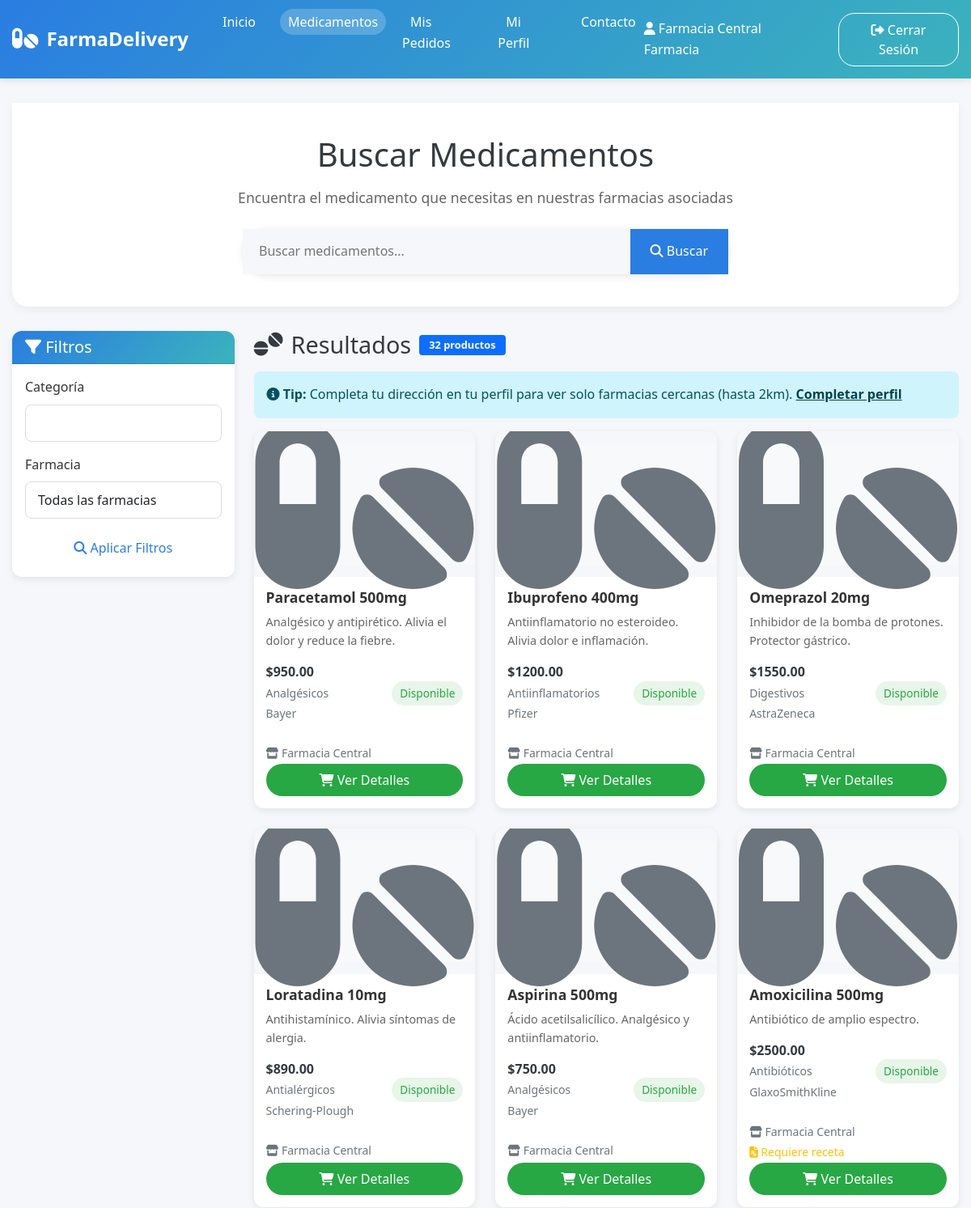
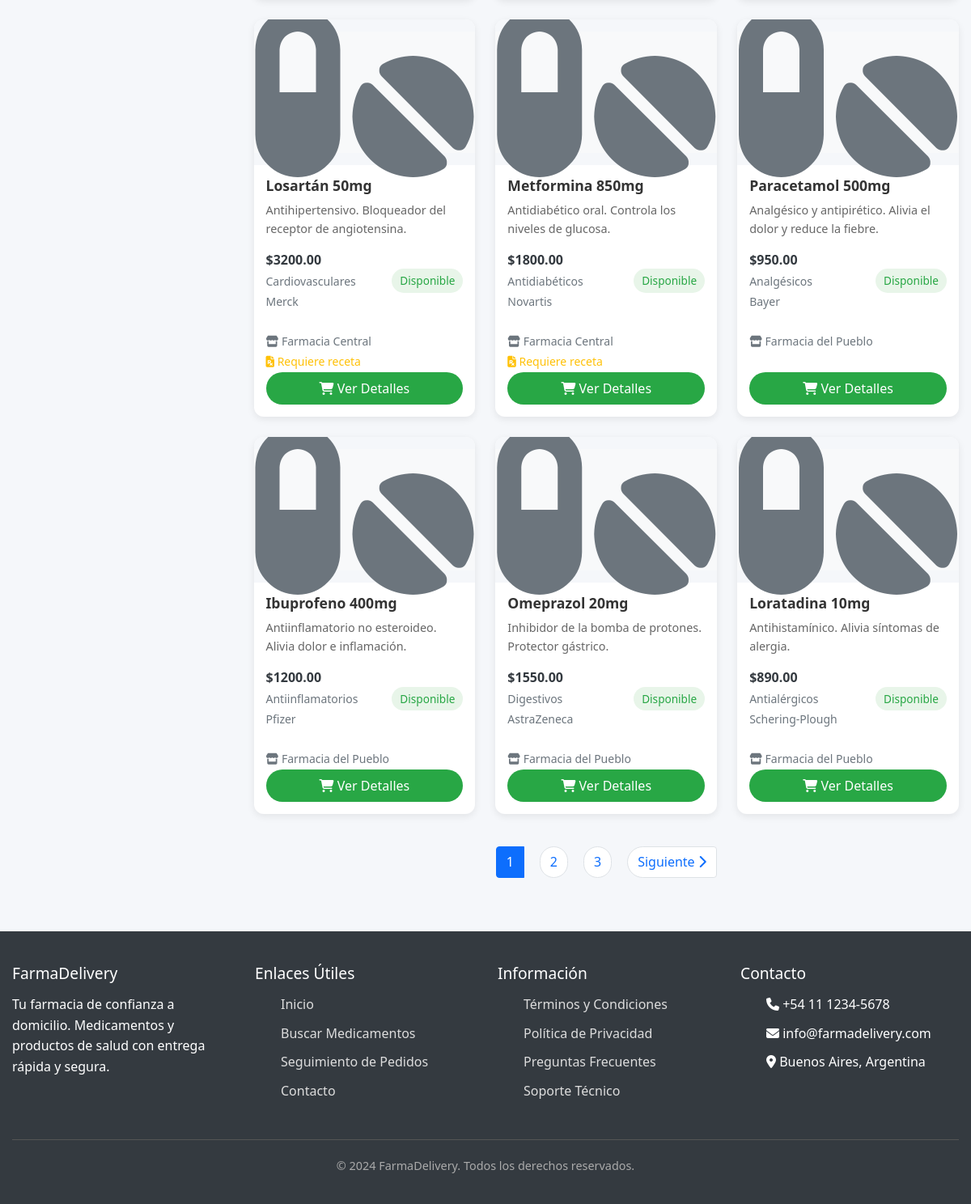
The app's page /buscar/ (signed in) with its own data (2 pictures, top to bottom).
### core/models.py (models this page shows, shortened)
class Producto(models.Model):
    nombre = models.CharField(max_length=200)
    descripcion = models.TextField(blank=True)
    imagen = models.ImageField(upload_to='productos/', null=True, blank=True, verbose_name="Imagen del Producto")
    precio_base = models.DecimalField(max_digits=10, decimal_places=2)
    codigo_barras = models.CharField(max_length=50, unique=True, blank=True)
    categoria = models.CharField(max_length=100, blank=True)
    laboratorio = models.CharField(max_length=100, blank=True)
    requiere_receta = models.BooleanField(default=False)
    stock_disponible = models.PositiveIntegerField(default=0)
    farmacia = models.ForeignKey(Farmacia, on_delete=models.CASCADE, related_name='productos')
    activo = models.BooleanField(default=True)
    fecha_creacion = models.DateTimeField(auto_now_add=True)
    class Meta:
        verbose_name = 'Producto'
        verbose_name_plural = 'Productos'

class Farmacia(models.Model):
    user = models.OneToOneField(User, on_delete=models.CASCADE, related_name='farmacia')
    nombre = models.CharField(max_length=100)
    direccion = models.ForeignKey(Direccion, on_delete=models.CASCADE)
    matricula = models.CharField(max_length=20, unique=True)
    cuit = models.CharField(
        max_length=13,
        unique=True,
        validators=[
            MinLengthValidator(11),
            RegexValidator(r'^\d+$', 'El CUIT debe contener solo números')
        ]
    )
    obras_sociales_aceptadas = models.ManyToManyField(ObraSocial, blank=True, related_name='farmacias')
    telefono = models.CharField(max_length=20)
    email_contacto = models.EmailField()
    horario_apertura = models.TimeField()
    horario_cierre = models.TimeField()
    activa = models.BooleanField(default=True)
    rol = models.CharField(max_length=20, choices=Rol.choices, default=Rol.FARMACIA)
    class Meta:
        verbose_name = 'Farmacia'
        verbose_name_plural = 'Farmacias'

### core/views.py (the view)
# urls.py: path('buscar/', views.buscar_productos, name='buscar_productos'),
@login_required
def buscar_productos(request):
    form = BusquedaProductoForm(request.GET)
    productos = Producto.objects.filter(activo=True)
    try:
        cliente = Cliente.objects.get(user=request.user)
        direccion_cliente = cliente.direccion
    except Cliente.DoesNotExist:
        direccion_cliente = None
    if form.is_valid():
        busqueda = form.cleaned_data.get('busqueda')
        categoria = form.cleaned_data.get('categoria')
        farmacia = form.cleaned_data.get('farmacia')
        if busqueda:
            productos = productos.filter(nombre__icontains=busqueda)
        if categoria:
            productos = productos.filter(categoria__icontains=categoria)
        if farmacia:
            productos = productos.filter(farmacia=farmacia)
    productos_cercanos = []
    if direccion_cliente and direccion_cliente.latitud and direccion_cliente.longitud:
        farmacias_cercanas = Farmacia.farmacias_cercanas(direccion_cliente, radio_km=2)
        farmacias_ids = [f['farmacia'].id for f in farmacias_cercanas]
        productos = productos.filter(farmacia_id__in=farmacias_ids)
        for producto in productos:
            distancia = producto.farmacia.distancia_a_cliente(direccion_cliente)
            productos_cercanos.append({
                'producto': producto,
                'distancia': round(distancia, 2) if distancia else None
            })
    else:
        productos_cercanos = [{'producto': p, 'distancia': None} for p in productos]
    paginator = Paginator(productos_cercanos, 12)
    page_number = request.GET.get('page')
    page_obj = paginator.get_page(page_number)
    context = {
        'form': form,
        'productos': page_obj,
        'total_resultados': len(productos_cercanos),
        'direccion_cliente': direccion_cliente,
        'filtro_distancia': direccion_cliente and direccion_cliente.latitud and direccion_cliente.longitud,
    }
    return render(request, 'core/buscar_productos.html', context)

### core/templates/core/buscar_productos.html (shortened to what this page needs)
{% extends 'core/base.html' %}
{% load static %}
{% block content %}
<section class="hero">
    <h1>Buscar Medicamentos</h1>
    <p>Encuentra el medicamento que necesitas en nuestras farmacias asociadas</p>
    <form method="get" action="{% url 'buscar_productos' %}" class="search-bar" style="position: relative;">
        <input type="text"
               name="busqueda"
               placeholder="Buscar medicamentos..."
               value="{{ form.busqueda.value|default:'' }}"
               id="busqueda-medicamento"
               autocomplete="off">
        <button type="submit"><i class="fas fa-search"></i> Buscar</button>
    </form>
</section>
<div class="row">
    <div class="col-md-3">
        <div class="card">
            <div class="card-header">
                <h5 class="mb-0"><i class="fas fa-filter"></i> Filtros</h5>
            </div>
            <div class="card-body">
                <form method="get">
                    <div class="mb-3">
                        <label for="categoria" class="form-label">Categoría</label>
                        <input type="text" class="form-control" name="categoria" value="{{ form.categoria.value|default:'' }}">
                    </div>
                    <div class="mb-3">
                        <label for="farmacia" class="form-label">Farmacia</label>
                        <select class="form-control" name="farmacia">
                            <option value="">Todas las farmacias</option>
                        </select>
                    </div>
                    <button type="submit" class="btn btn-primary w-100">
                        <i class="fas fa-search"></i> Aplicar Filtros
                    </button>
                </form>
            </div>
        </div>
    </div>
    <div class="col-md-9">
        <div class="d-flex justify-content-between align-items-center mb-3">
            <h2 class="section-title mb-0">
                <i class="fas fa-tablets"></i> Resultados
                {% if total_resultados %}
                <span class="badge bg-primary">{{ total_resultados }} productos</span>
                {% endif %}
            </h2>
        </div>
        {% if not filtro_distancia %}
        <div class="alert alert-info">
            <i class="fas fa-info-circle"></i>
            <strong>Tip:</strong> Completa tu dirección en tu perfil para ver solo farmacias cercanas (hasta 2km).
            <a href="{% url 'perfil_cliente' %}" class="alert-link">Completar perfil</a>
        </div>
        {% endif %}
        {% if productos %}
        <div class="products-grid">
            {% for item in productos %}
            <div class="product-card">
                <div class="product-image">
                    {% if item.producto.imagen %}
                        <img src="{{ item.producto.imagen.url }}" alt="{{ item.producto.nombre }}" style="width: 100%; height: 150px; object-fit: cover;">
                    {% else %}
                        <div style="width: 100%; height: 150px; display: flex; align-items: center; justify-content: center; background-color: #f8f9fa;">
                            <i class="fas fa-pills fa-5x text-secondary"></i>
                        </div>
                    {% endif %}
                </div>
                <div class="product-info">
                    <h3 class="product-title">{{ item.producto.nombre }}</h3>
                    <p class="product-description">{{ item.producto.descripcion|truncatewords:15 }}</p>
                    <div class="product-meta">
                        <div>
                            <span class="product-price">${{ item.producto.precio_base }}</span>
                            {% if item.producto.categoria %}
                            <br><small class="text-muted">{{ item.producto.categoria }}</small>
                            {% endif %}
                            {% if item.producto.laboratorio %}
                            <br><small class="text-muted">{{ item.producto.laboratorio }}</small>
                            {% endif %}
                        </div>
                        <span class="stock-status {% if item.producto.stock_disponible > 10 %}in-stock{% elif item.producto.stock_disponible > 0 %}low-stock{% else %}no-stock{% endif %}">
                            {% if item.producto.stock_disponible > 10 %}Disponible{% elif item.producto.stock_disponible > 0 %}Poco Stock{% else %}Sin Stock{% endif %}
                        </span>
                    </div>
                    <div class="mt-2">
                        <small class="text-muted">
                            <i class="fas fa-store"></i> {{ item.producto.farmacia.nombre }}
                        </small>
                        {% if item.producto.requiere_receta %}
                        <br><small class="text-warning">
                            <i class="fas fa-file-prescription"></i> Requiere receta
                        </small>
                        {% endif %}
                    </div>
                    {% if item.producto.stock_disponible > 0 %}
                    <a href="{% url 'detalle_producto' item.producto.id %}" class="btn btn-success w-100 mt-2 mt-auto">
                        <i class="fas fa-shopping-cart"></i> Ver Detalles
                    </a>
                    {% else %}
                    <button class="btn btn-secondary w-100 mt-2 mt-auto" disabled>
                        <i class="fas fa-times"></i> Sin Stock
                    </button>
                    {% endif %}
                </div>
            </div>
            {% endfor %}
        </div>
        {% if productos.has_other_pages %}
        <nav aria-label="Paginación de productos">
            <ul class="pagination justify-content-center">
                {% for num in productos.paginator.page_range %}
                {% if productos.number == num %}
                <li class="page-item active">
                    <span class="page-link">{{ num }}</span>
                </li>
                {% elif num > productos.number|add:'-3' and num < productos.number|add:'3' %}
                <li class="page-item">
                    <a class="page-link" href="?page={{ num }}">{{ num }}</a>
                </li>
                {% endif %}
                {% endfor %}
                {% if productos.has_next %}
                <li class="page-item">
                    <a class="page-link" href="?page={{ productos.next_page_number }}">
                        Siguiente <i class="fas fa-chevron-right"></i>
                    </a>
                </li>
                {% endif %}
            </ul>
        </nav>
        {% endif %}
        {% endif %}
    </div>
</div>
{% endblock %}

### core/templates/core/base.html (shortened to what this page needs)
<!DOCTYPE html>
<html lang="es">
<head>
    <link rel="stylesheet" href="https://cdnjs.cloudflare.com/ajax/libs/font-awesome/6.4.0/css/all.min.css">
    <link href="https://cdn.jsdelivr.net/npm/bootstrap@5.1.3/dist/css/bootstrap.min.css" rel="stylesheet">
</head>
<body>
    <header>
        <div class="container">
            <div class="header-content">
                <div class="logo">
                    <i class="fas fa-pills"></i>
                    <span>FarmaDelivery</span>
                </div>
                <nav>
                    <ul>
                        <li><a href="{% url 'home' %}" {% if request.resolver_match.url_name == 'home' %}class="active"{% endif %}>Inicio</a></li>
                        <li><a href="{% url 'buscar_productos' %}" {% if request.resolver_match.url_name == 'buscar_productos' %}class="active"{% endif %}>Medicamentos</a></li>
                        <li><a href="{% url 'seguimiento_pedidos' %}" {% if request.resolver_match.url_name == 'seguimiento_pedidos' %}class="active"{% endif %}>Mis Pedidos</a></li>
                        <li><a href="{% url 'perfil_cliente' %}" {% if request.resolver_match.url_name == 'perfil_cliente' %}class="active"{% endif %}>Mi Perfil</a></li>
                        <li><a href="{% url 'contacto' %}" {% if request.resolver_match.url_name == 'contacto' %}class="active"{% endif %}>Contacto</a></li>
                    </ul>
                </nav>
                <div class="user-actions">
                    <span class="text-white me-3">
                        <i class="fas fa-user"></i> {{ user.get_full_name|default:user.username }}
                    </span>
                    <form method="post" action="{% url 'logout' %}" style="display: inline;">
                        <button type="submit" class="btn btn-outline">
                            <i class="fas fa-sign-out-alt"></i> Cerrar Sesión
                        </button>
                    </form>
                </div>
            </div>
        </div>
    </header>
    <main class="container" style="margin-top: 30px;">
        {% block content %}{% endblock %}
    </main>
    <footer>
        <div class="container">
            <div class="footer-content">
                <div class="footer-section">
                    <h3>FarmaDelivery</h3>
                    <p>Tu farmacia de confianza a domicilio. Medicamentos y productos de salud con entrega rápida y segura.</p>
                </div>
                <div class="footer-section">
                    <h3>Enlaces Útiles</h3>
                    <ul>
                        <li><a href="{% url 'home' %}">Inicio</a></li>
                        <li><a href="{% url 'buscar_productos' %}">Buscar Medicamentos</a></li>
                        <li><a href="{% url 'seguimiento_pedidos' %}">Seguimiento de Pedidos</a></li>
                        <li><a href="{% url 'contacto' %}">Contacto</a></li>
                    </ul>
                </div>
                <div class="footer-section">
                    <h3>Información</h3>
                    <ul>
                        <li><a href="#">Términos y Condiciones</a></li>
                        <li><a href="#">Política de Privacidad</a></li>
                        <li><a href="#">Preguntas Frecuentes</a></li>
                        <li><a href="#">Soporte Técnico</a></li>
                    </ul>
                </div>
                <div class="footer-section">
                    <h3>Contacto</h3>
                    <ul>
                        <li><i class="fas fa-phone"></i> +54 11 1234-5678</li>
                        <li><i class="fas fa-envelope"></i> info@farmadelivery.com</li>
                        <li><i class="fas fa-map-marker-alt"></i> Buenos Aires, Argentina</li>
                    </ul>
                </div>
            </div>
            <div class="copyright">
                <p>&copy; 2024 FarmaDelivery. Todos los derechos reservados.</p>
            </div>
        </div>
    </footer>
</body>
</html>

### records on screen
Producto: producto.nombre "Paracetamol 500mg", producto.descripcion "Analgésico y antipirético. Alivia el dolor y reduce la fiebre.", producto.precio_base "950.00", producto.categoria "Analgésicos", producto.laboratorio "Bayer", stock_disponible "Disponible", producto.farmacia.nombre "Farmacia Central"
Producto: producto.nombre "Ibuprofeno 400mg", producto.descripcion "Antiinflamatorio no esteroideo. Alivia dolor e inflamación.", producto.precio_base "1200.00", producto.categoria "Antiinflamatorios", producto.laboratorio "Pfizer", stock_disponible "Disponible", producto.farmacia.nombre "Farmacia Central"
Producto: producto.nombre "Omeprazol 20mg", producto.descripcion "Inhibidor de la bomba de protones. Protector gástrico.", producto.precio_base "1550.00", producto.categoria "Digestivos", producto.laboratorio "AstraZeneca", stock_disponible "Disponible", producto.farmacia.nombre "Farmacia Central"
Producto: producto.nombre "Loratadina 10mg", producto.descripcion "Antihistamínico. Alivia síntomas de alergia.", producto.precio_base "890.00", producto.categoria "Antialérgicos", producto.laboratorio "Schering-Plough", stock_disponible "Disponible", producto.farmacia.nombre "Farmacia Central"
Producto: producto.nombre "Aspirina 500mg", producto.descripcion "Ácido acetilsalicílico. Analgésico y antiinflamatorio.", producto.precio_base "750.00", producto.categoria "Analgésicos", producto.laboratorio "Bayer", stock_disponible "Disponible", producto.farmacia.nombre "Farmacia Central"
Producto: producto.nombre "Amoxicilina 500mg", producto.descripcion "Antibiótico de amplio espectro.", producto.precio_base "2500.00", producto.categoria "Antibióticos", producto.laboratorio "GlaxoSmithKline", stock_disponible "Disponible", producto.farmacia.nombre "Farmacia Central", requiere_receta True (drawn)
Producto: producto.nombre "Losartán 50mg", producto.descripcion "Antihipertensivo. Bloqueador del receptor de angiotensina.", producto.precio_base "3200.00", producto.categoria "Cardiovasculares", producto.laboratorio "Merck", stock_disponible "Disponible", producto.farmacia.nombre "Farmacia Central", requiere_receta True (drawn)
Producto: producto.nombre "Metformina 850mg", producto.descripcion "Antidiabético oral. Controla los niveles de glucosa.", producto.precio_base "1800.00", producto.categoria "Antidiabéticos", producto.laboratorio "Novartis", stock_disponible "Disponible", producto.farmacia.nombre "Farmacia Central", requiere_receta True (drawn)
Producto: producto.nombre "Paracetamol 500mg", producto.descripcion "Analgésico y antipirético. Alivia el dolor y reduce la fiebre.", producto.precio_base "950.00", producto.categoria "Analgésicos", producto.laboratorio "Bayer", stock_disponible "Disponible", producto.farmacia.nombre "Farmacia del Pueblo"
Producto: producto.nombre "Ibuprofeno 400mg", producto.descripcion "Antiinflamatorio no esteroideo. Alivia dolor e inflamación.", producto.precio_base "1200.00", producto.categoria "Antiinflamatorios", producto.laboratorio "Pfizer", stock_disponible "Disponible", producto.farmacia.nombre "Farmacia del Pueblo"
Producto: producto.nombre "Omeprazol 20mg", producto.descripcion "Inhibidor de la bomba de protones. Protector gástrico.", producto.precio_base "1550.00", producto.categoria "Digestivos", producto.laboratorio "AstraZeneca", stock_disponible "Disponible", producto.farmacia.nombre "Farmacia del Pueblo"
Producto: producto.nombre "Loratadina 10mg", producto.descripcion "Antihistamínico. Alivia síntomas de alergia.", producto.precio_base "890.00", producto.categoria "Antialérgicos", producto.laboratorio "Schering-Plough", stock_disponible "Disponible", producto.farmacia.nombre "Farmacia del Pueblo"

### other values on screen
{{ user.get_full_name|default:user.username }} "Farmacia Central Farmacia"
{{ total_resultados }} "32"
{{ num }} "1"
{{ num }} "2" "3"
